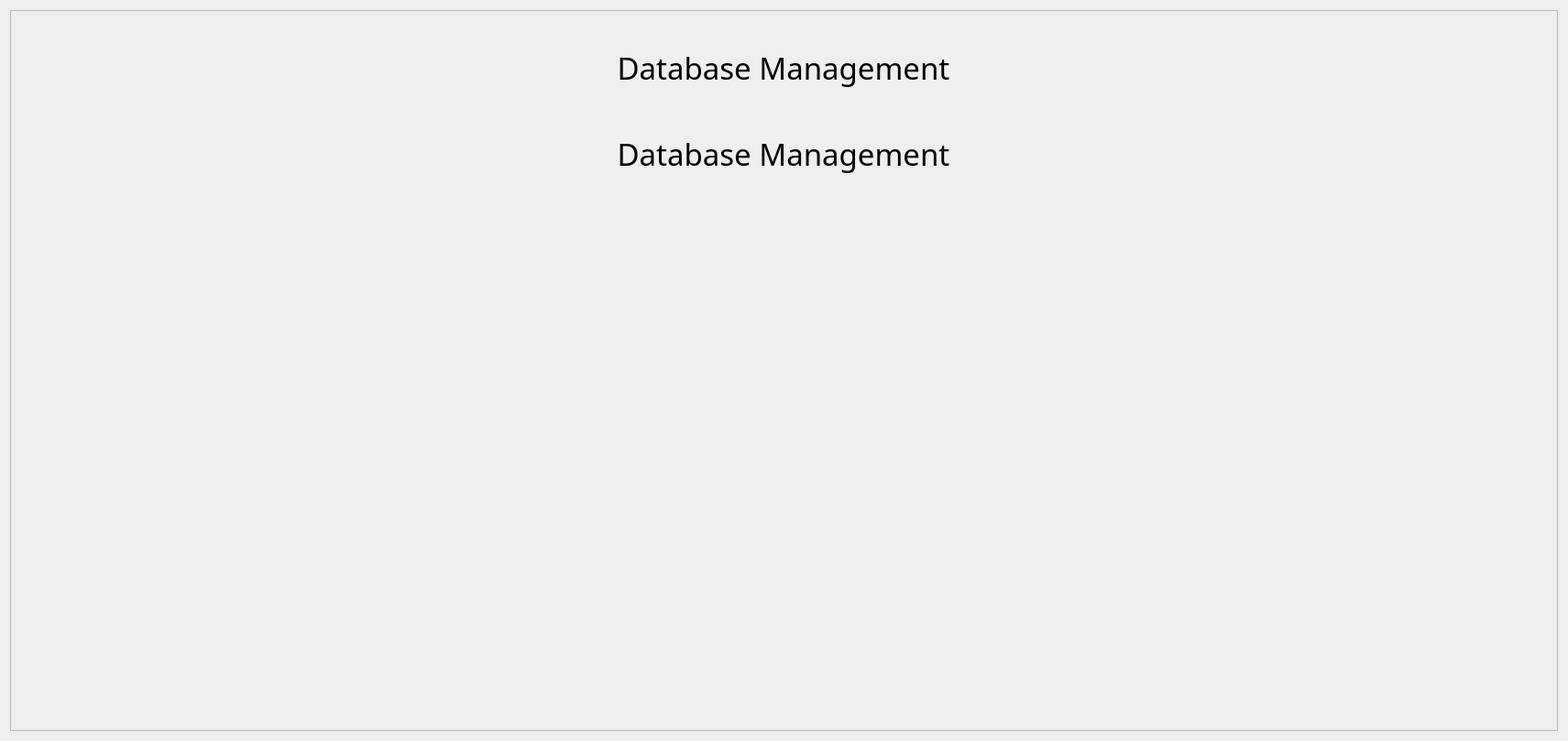
                <widget class="QWidget" name="scrollAreaWidgetContents_7">
                 <property name="geometry">
                  <rect>
                   <x>0</x>
                   <y>0</y>
                   <width>1711</width>
                   <height>809</height>
                  </rect>
                 </property>
                 <layout class="QHBoxLayout" name="horizontalLayout_11">
                  <item>
                   <widget class="QFrame" name="Box_6">
                    <property name="sizePolicy">
                     <sizepolicy hsizetype="Preferred" vsizetype="Preferred">
                      <horstretch>0</horstretch>
                      <verstretch>0</verstretch>
                     </sizepolicy>
                    </property>
                    <property name="frameShape">
                     <enum>QFrame::StyledPanel</enum>
                    </property>
                    <property name="frameShadow">
                     <enum>QFrame::Raised</enum>
                    </property>
                    <layout class="QGridLayout" name="gridLayout_2">
                     <property name="spacing">
                      <number>30</number>
                     </property>
                     <item row="0" column="0" alignment="Qt::AlignTop">
                      <widget class="QWidget" name="sub_list_3" native="true">
                       <property name="minimumSize">
                        <size>
                         <width>500</width>
                         <height>200</height>
                        </size>
                       </property>
                       <property name="maximumSize">
                        <size>
                         <width>500</width>
                         <height>200</height>
                        </size>
                       </property>
                       <layout class="QVBoxLayout" name="verticalLayout_34">
                        <item>
                         <widget class="QLabel" name="exm_subject">
                          <property name="font">
                           <font>
                            <family>Agency FB</family>
                            <pointsize>25</pointsize>
                           </font>
                          </property>
                          <property name="text">
                           <string>Database Management</string>
                          </property>
                          <property name="alignment">
                           <set>Qt::AlignCenter</set>
                          </property>
                         </widget>
                        </item>
                        <item>
                         <widget class="QLabel" name="exm_date">
                          <property name="font">
                           <font>
                            <family>Agency FB</family>
                            <pointsize>25</pointsize>
                           </font>
                          </property>
                          <property name="text">
                           <string>Database Management</string>
                          </property>
                          <property name="alignment">
                           <set>Qt::AlignCenter</set>
                          </property>
                         </widget>
                        </item>
                       </layout>
                      </widget>
                     </item>
                    </layout>
                   </widget>
                  </item>
                 </layout>
                </widget>
